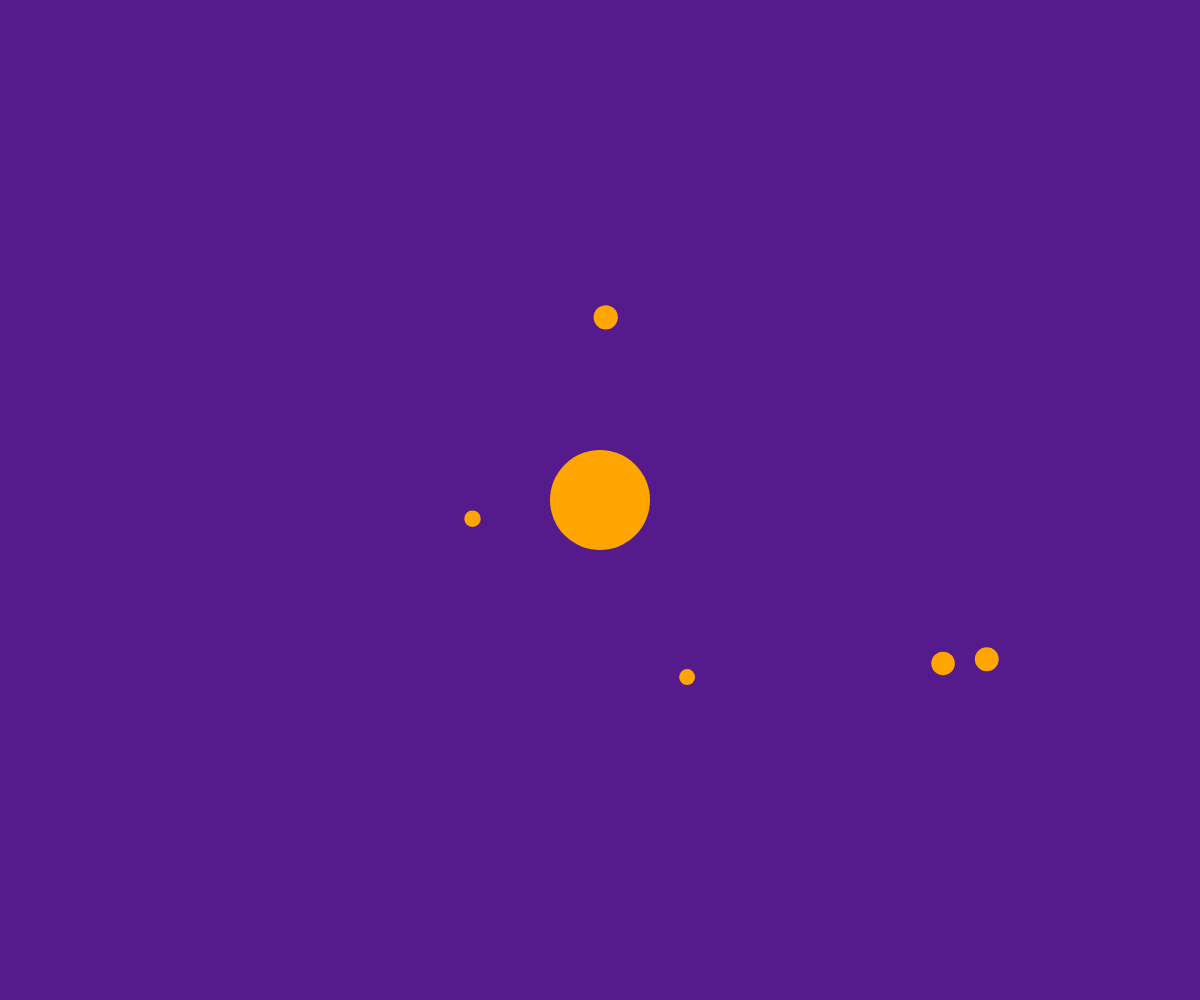
Frame 1 (no input)
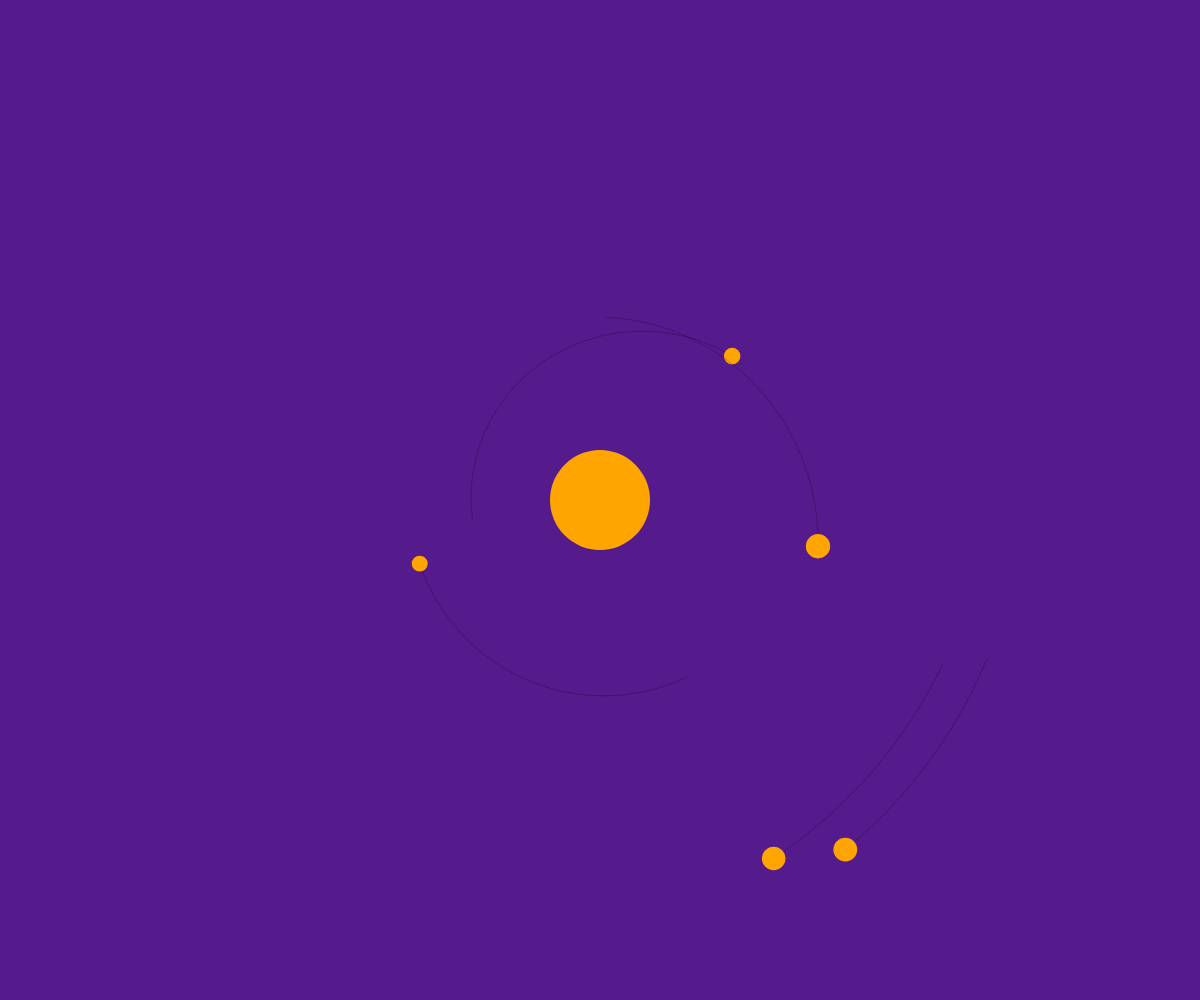
Frame 60 (no input)
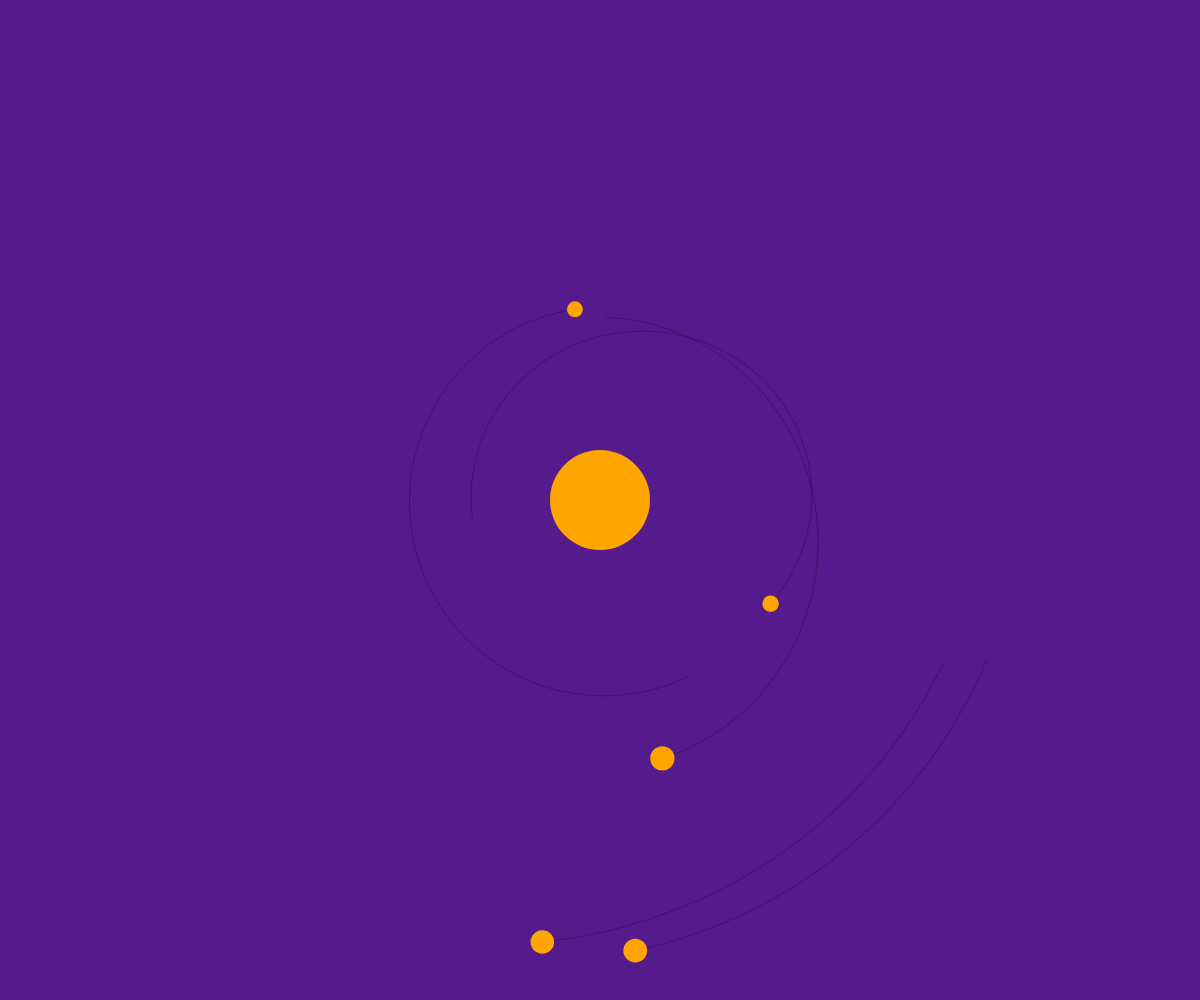
Frame 120 (the mouse pressed at the canvas centre since frame 60)

The p5.js sketch that drew these frames (run headless with seeded random() and noise() and a simulated clock; from frame 60 on, the mouse is pressed at the canvas centre):

// p5.js sketch
// ── sketch.js
let planets = []
let sun
let numPlanets = 5
let G = 120
let destabilise = 0.15

function setup() {
  createCanvas(windowWidth,windowHeight)
  sun = new Body(50,createVector(0,0),createVector(0,0))

    // Initialise the planets
  for (let i = 0; i < numPlanets; i++) {
    let mass = random(5, 15)
    let radius = random(sun.d, min(windowWidth/2,windowHeight/2))
    let angle = random(0, TWO_PI)
    let planetPos = createVector(radius * cos(angle), radius * sin(angle))

    // Find direction of orbit and set velocity
    let planetVel = planetPos.copy()
    if (random(1) < 0.1) planetVel.rotate(-HALF_PI)
    else planetVel.rotate(HALF_PI)  // Direction of orbit
    planetVel.normalize()
    planetVel.mult( sqrt((G * sun.mass)/(radius)) ) // Circular orbit velocity
    planetVel.mult( random( 1-destabilise, 1+destabilise) ) // create elliptical orbit

    planets.push( new Body(mass, planetPos, planetVel) )
  }
}

function draw() {
  background(85,26,139)
  translate(width/2, height/2)
  for (let i = numPlanets-1; i >= 0; i--) {
    sun.attract(planets[i])
    planets[i].move()
    planets[i].show()
  }
  sun.show()
}


function Body(_mass, _pos, _vel){
  this.mass = _mass
  this.pos = _pos
  this.vel = _vel
  this.d = this.mass*2
  this.thetaInit = 0
  this.path = []
  this.pathLen = Infinity

  this.show = function() {
    stroke(0,50)
    for (let i = 0; i < this.path.length-2; i++) {
      line(this.path[i].x, this.path[i].y, this.path[i+1].x, this.path[i+1].y,)
    }
    fill(255,165,0); noStroke()
    ellipse(this.pos.x, this.pos.y, this.d, this.d)
  }


  this.move = function() {
    this.pos.x += this.vel.x
    this.pos.y += this.vel.y
    this.path.push(createVector(this.pos.x,this.pos.y))
    if (this.path.length > 200) this.path.splice(0,1)
  }

  this.applyForce = function(f) {
    this.vel.x += f.x / this.mass
    this.vel.y += f.y / this.mass
  }

  this.attract = function(child) {
    let r = dist(this.pos.x, this.pos.y, child.pos.x, child.pos.y)
    let f = (this.pos.copy()).sub(child.pos)
    f.setMag( (G * this.mass * child.mass)/(r * r) )
    child.applyForce(f)
  }

}
